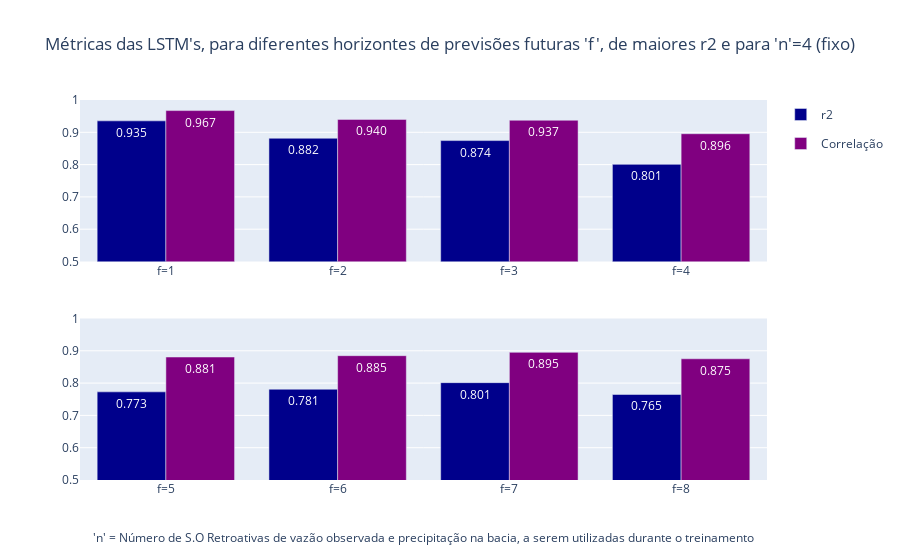

The notebook cell saved with this chart:
### Code cell
from plotly.subplots import make_subplots
import plotly.graph_objects as go

# Custom labels for each subplot
custom_labels_r2_2 = ['f=5', 'f=6', 'f=7', 'f=8']
custom_labels_r2_1 = ['f=1', 'f=2', 'f=3', 'f=4']

# custom_labels_r2_2 = ['f=5 & n=3', 'f=6 & n=2', 'f=7 & n=1', 'f=8 & n=7']
# custom_labels_r2_1 = ['f=1 & n=7', 'f=2 & n=1', 'f=3 & n=5', 'f=4 & n=2']


# Define colors for bars
r2_color = 'darkblue'
corr_color = 'purple'

# Create subplots
fig = make_subplots(rows=2, cols=1) # subplot_titles=("Custom Labels for n=5 to n=8", "Custom Labels for n=1 to n=4")

# Add traces to subplot 1
fig.add_trace(go.Bar(
    x=custom_labels_r2_1,
    y=df_plt_2['metrics.r2'][:4],
    text=df_plt_2['metrics.r2'][:4].apply(lambda x: f'{x:.3f}'),  
    hovertemplate='%{y:.3f}',
    name='r2',
    legendgroup='r2_group',
    marker=dict(color=r2_color)
), row=1, col=1)

fig.add_trace(go.Bar(
    x=custom_labels_r2_1,
    y=df_plt_2['metrics.corr'][:4],
    text=df_plt_2['metrics.corr'][:4].apply(lambda x: f'{x:.3f}'),  
    hovertemplate='%{y:.3f}',
    name='Correlação',
    legendgroup='corr_group',
    showlegend=False,
    marker=dict(color=corr_color)
), row=1, col=1)

# Add traces to subplot 2
fig.add_trace(go.Bar(
    x=custom_labels_r2_2,
    y=df_plt_2['metrics.r2'][4:],
    text=df_plt_2['metrics.r2'][4:].apply(lambda x: f'{x:.3f}'),  
    hovertemplate='%{y:.3f}',
    name='r2',
    legendgroup='r2_group',
    showlegend=False,
    marker=dict(color=r2_color)
), row=2, col=1)

fig.add_trace(go.Bar(
    x=custom_labels_r2_2,
    y=df_plt_2['metrics.corr'][4:],
    text=df_plt_2['metrics.corr'][4:].apply(lambda x: f'{x:.3f}'),  
    hovertemplate='%{y:.3f}',
    name='Correlação',
    legendgroup='corr_group',
    marker=dict(color=corr_color)
), row=2, col=1)

# Update layout
fig.update_layout(
    title=f"Métricas {name_plots}, para diferentes horizontes de previsões futuras 'f', de maiores r2 e para 'n'=4 (fixo) ",
    #xaxis=dict(title='Número de S.O Retroativas "n" a serem utilizadas durante o treinamento'),
    barmode='group',
)

# Set the same y-axis range for both subplots
fig.update_yaxes(range=[0.5, 1.0], row=1, col=1)
fig.update_yaxes(range=[0.5, 1.0], row=2, col=1)

# Add annotations
fig.add_annotation(text="'n' = Número de S.O Retroativas de vazão observada e precipitação na bacia, a serem utilizadas durante o treinamento",
                   xref="paper", yref="paper",
                   x=0.5, y=-0.18, showarrow=False)

# Add annotations
fig.add_annotation(text="'f' = Número da S.O Futura onde se prevê a vazão",
                   xref="paper", yref="paper",
                   x=0.5, y=-0.25, showarrow=False)

# Show the plot
fig.show()

### Figure 1 — Plotly figure (JSON) as saved in the notebook; plotly's stock layout.template omitted (floating-point values rounded to 4 significant figures)
{"data": [{"hovertemplate": "%{y:.3f}", "legendgroup": "r2_group", "marker": {"color": "darkblue"}, "name": "r2", "text": ["0.935", "0.882", "0.874", "0.801"], "type": "bar", "x": ["f=1", "f=2", "f=3", "f=4"], "xaxis": "x", "y": [0.9354, 0.8816, 0.8744, 0.8007], "yaxis": "y"}, {"hovertemplate": "%{y:.3f}", "legendgroup": "corr_group", "marker": {"color": "purple"}, "name": "Correlação", "showlegend": false, "text": ["0.967", "0.940", "0.937", "0.896"], "type": "bar", "x": ["f=1", "f=2", "f=3", "f=4"], "xaxis": "x", "y": [0.9672, 0.94, 0.9373, 0.8956], "yaxis": "y"}, {"hovertemplate": "%{y:.3f}", "legendgroup": "r2_group", "marker": {"color": "darkblue"}, "name": "r2", "showlegend": false, "text": ["0.773", "0.781", "0.801", "0.765"], "type": "bar", "x": ["f=5", "f=6", "f=7", "f=8"], "xaxis": "x2", "y": [0.7729, 0.781, 0.8014, 0.7647], "yaxis": "y2"}, {"hovertemplate": "%{y:.3f}", "legendgroup": "corr_group", "marker": {"color": "purple"}, "name": "Correlação", "text": ["0.881", "0.885", "0.895", "0.875"], "type": "bar", "x": ["f=5", "f=6", "f=7", "f=8"], "xaxis": "x2", "y": [0.8807, 0.8849, 0.8952, 0.8753], "yaxis": "y2"}], "layout": {"annotations": [{"showarrow": false, "text": "'n' = Número de S.O Retroativas de vazão observada e precipitação na bacia, a serem utilizadas durante o treinamento", "x": 0.5, "xref": "paper", "y": -0.18, "yref": "paper"}, {"showarrow": false, "text": "'f' = Número da S.O Futura onde se prevê a vazão", "x": 0.5, "xref": "paper", "y": -0.25, "yref": "paper"}], "barmode": "group", "title": {"text": "Métricas das LSTM's, para diferentes horizontes de previsões futuras 'f', de maiores r2 e para 'n'=4 (fixo) "}, "xaxis": {"anchor": "y", "domain": [0, 1]}, "xaxis2": {"anchor": "y2", "domain": [0, 1]}, "yaxis": {"anchor": "x", "domain": [0.575, 1], "range": [0.5, 1]}, "yaxis2": {"anchor": "x2", "domain": [0, 0.425], "range": [0.5, 1]}}}
